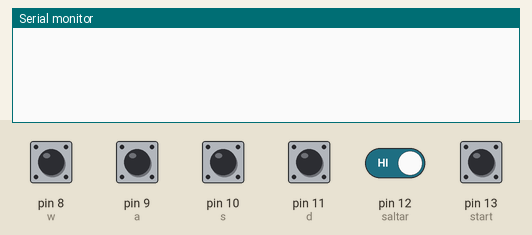
This sketch was run on a simulated Arduino Uno, built with avr-gcc and run on an emulated ATmega328P. Parts: the last lines printed to the serial monitor. The inputs (shaded band) are chosen by the test bench; at power-on: pin 8 (w), pin 9 (a), pin 10 (s), pin 11 (d), pin 12 (saltar), pin 13 (start) HIGH.

Above: at 1.2 s.
1.3 s: pin 8 (w) pulled LOW for 0.15 s
At 1.9 s:
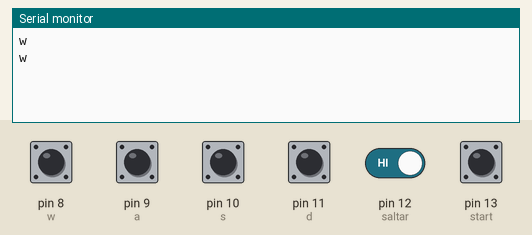
2.9 s: pin 9 (a) pulled LOW for 0.15 s
At 4.2 s:
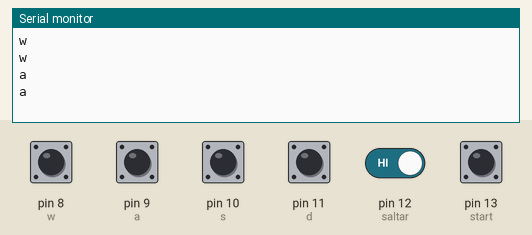
4.5 s: pin 10 (s) pulled LOW for 0.15 s
At 5.5 s:
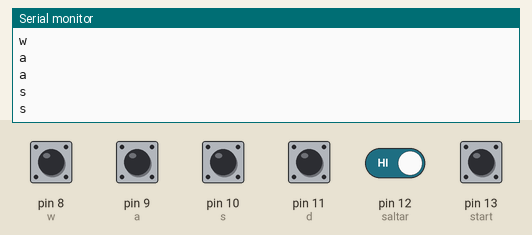
6.1 s: pin 11 (d) pulled LOW for 0.15 s
At 6.8 s:
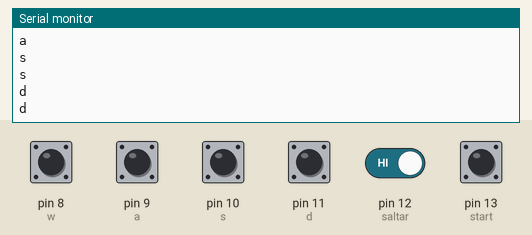
7.7 s: pin 12 (saltar) driven LOW
At 7.81 s:
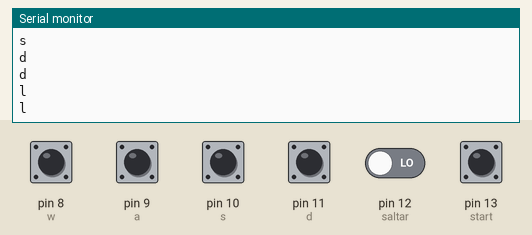
9.6 s: pin 13 (start) pulled LOW for 0.15 s
At 9.71 s:
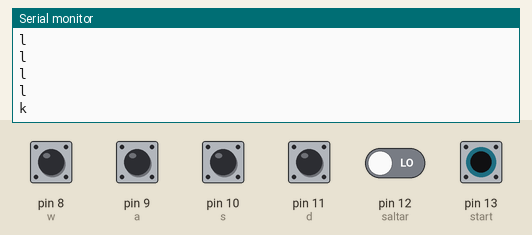

The sketch:

progPrueba.ino
```cpp
int w = 8;
int a = 9;
int s = 10;
int d = 11;
int saltar = 12;
int start = 13;

void setup() {
  // put your setup code here, to run once:
  pinMode(w, INPUT_PULLUP);
  pinMode(a, INPUT_PULLUP);
  pinMode(s, INPUT_PULLUP);
  pinMode(d, INPUT_PULLUP);
  Serial.begin(9600);
}

int wk;
int ak;
int sk;
int dk;
int saltark;
int startk;

void loop() {
  // put your main code here, to run repeatedly:
   wk = !digitalRead(w);
   ak = !digitalRead(a);
   sk = !digitalRead(s);
   dk = !digitalRead(d);
   saltark = !digitalRead(saltar);
   startk = !digitalRead(start);


   if(wk == 1){
    Serial.println("w");
    delay(100);
   }
   if(ak == 1){
    Serial.println("a");
    delay(100);
   }
   if(sk == 1){
    Serial.println("s");
    delay(100);
   }
   if(dk == 1){
    Serial.println("d");
    delay(100);
   }
   if(saltark == 1){
    Serial.println("l");
    delay(100);
   }
   if(startk == 1){
    Serial.println("k");
    delay(100);
   }
}
```

Measured:
- after the input at 1.3 s, the serial monitor: prints a new line at once (image 1)
- after the input at 2.9 s, the serial monitor: prints a new line at once (image 2)
- after the input at 4.5 s, the serial monitor: prints a new line at once (image 3)
- after the input at 6.1 s, the serial monitor: prints a new line at once (image 4)
- after the input at 7.7 s, the serial monitor: prints a new line at once (image 5)
- after the input at 9.6 s, the serial monitor: prints a new line after 0.10 s (image 6)
